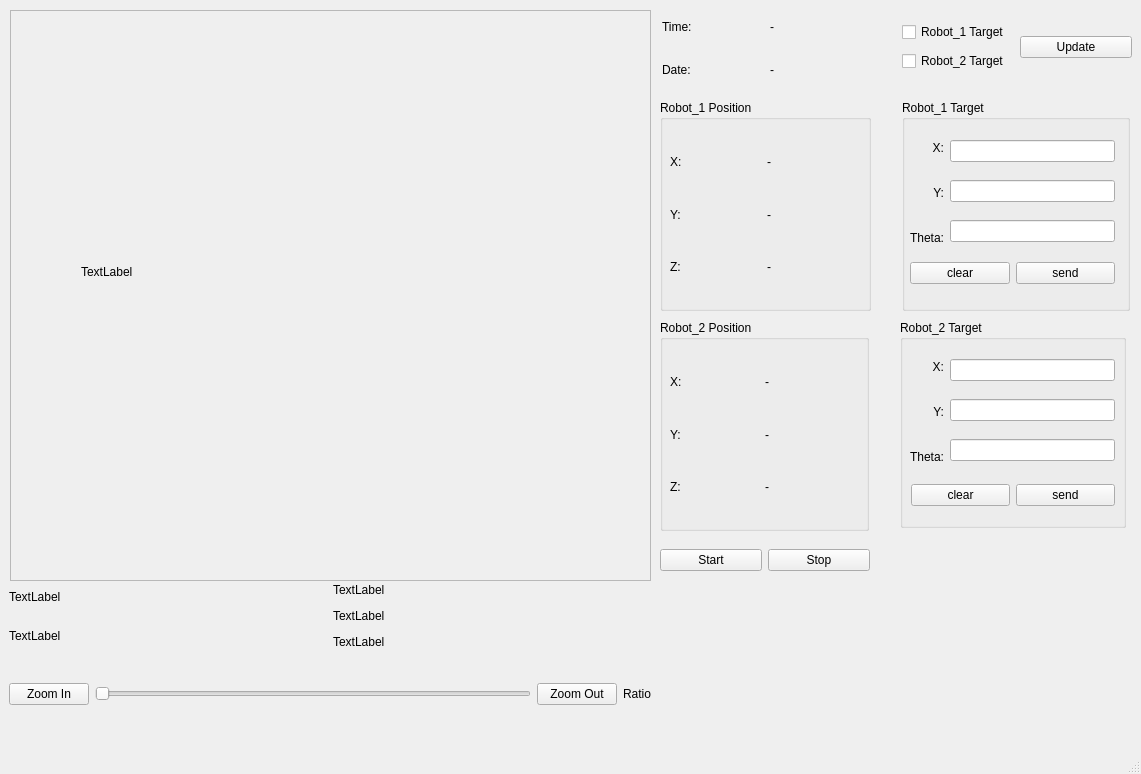
<?xml version="1.0" encoding="UTF-8"?>
<ui version="4.0">
 <class>MainWindow</class>
 <widget class="QMainWindow" name="MainWindow">
  <property name="geometry">
   <rect>
    <x>0</x>
    <y>0</y>
    <width>1141</width>
    <height>774</height>
   </rect>
  </property>
  <property name="windowTitle">
   <string>MainWindow</string>
  </property>
  <widget class="QWidget" name="centralwidget">
   <widget class="QWidget" name="horizontalLayoutWidget">
    <property name="geometry">
     <rect>
      <x>660</x>
      <y>540</y>
      <width>210</width>
      <height>40</height>
     </rect>
    </property>
    <layout class="QHBoxLayout" name="horizontalLayout_3">
     <item>
      <widget class="QPushButton" name="pushButton_start">
       <property name="text">
        <string>Start</string>
       </property>
      </widget>
     </item>
     <item>
      <widget class="QPushButton" name="pushButton_stop">
       <property name="text">
        <string>Stop</string>
       </property>
      </widget>
     </item>
    </layout>
   </widget>
   <widget class="QGroupBox" name="groupBox_robot_1">
    <property name="geometry">
     <rect>
      <x>660</x>
      <y>100</y>
      <width>211</width>
      <height>211</height>
     </rect>
    </property>
    <property name="title">
     <string>Robot_1 Position</string>
    </property>
    <widget class="QWidget" name="verticalLayoutWidget">
     <property name="geometry">
      <rect>
       <x>10</x>
       <y>39</y>
       <width>187</width>
       <height>151</height>
      </rect>
     </property>
     <layout class="QVBoxLayout" name="verticalLayout">
      <item>
       <layout class="QHBoxLayout" name="horizontalLayout_4">
        <item>
         <widget class="QLabel" name="label_4">
          <property name="text">
           <string>X:</string>
          </property>
         </widget>
        </item>
        <item>
         <widget class="QLabel" name="label_robot_1_x">
          <property name="text">
           <string>-</string>
          </property>
         </widget>
        </item>
       </layout>
      </item>
      <item>
       <layout class="QHBoxLayout" name="horizontalLayout_5">
        <item>
         <widget class="QLabel" name="label_5">
          <property name="text">
           <string>Y:</string>
          </property>
         </widget>
        </item>
        <item>
         <widget class="QLabel" name="label_robot_1_y">
          <property name="text">
           <string>-</string>
          </property>
         </widget>
        </item>
       </layout>
      </item>
      <item>
       <layout class="QHBoxLayout" name="horizontalLayout_6">
        <item>
         <widget class="QLabel" name="label_6">
          <property name="text">
           <string>Z:</string>
          </property>
         </widget>
        </item>
        <item>
         <widget class="QLabel" name="label_robot_1_z">
          <property name="text">
           <string>-</string>
          </property>
         </widget>
        </item>
       </layout>
      </item>
     </layout>
    </widget>
   </widget>
   <widget class="QGroupBox" name="groupBox_robot_2">
    <property name="geometry">
     <rect>
      <x>660</x>
      <y>320</y>
      <width>209</width>
      <height>211</height>
     </rect>
    </property>
    <property name="title">
     <string>Robot_2 Position</string>
    </property>
    <widget class="QWidget" name="verticalLayoutWidget_2">
     <property name="geometry">
      <rect>
       <x>10</x>
       <y>39</y>
       <width>184</width>
       <height>151</height>
      </rect>
     </property>
     <layout class="QVBoxLayout" name="verticalLayout_2">
      <item>
       <layout class="QHBoxLayout" name="horizontalLayout_7">
        <item>
         <widget class="QLabel" name="label_7">
          <property name="text">
           <string>X:</string>
          </property>
         </widget>
        </item>
        <item>
         <widget class="QLabel" name="label_robot_2_x">
          <property name="text">
           <string>-</string>
          </property>
         </widget>
        </item>
       </layout>
      </item>
      <item>
       <layout class="QHBoxLayout" name="horizontalLayout_8">
        <item>
         <widget class="QLabel" name="label_8">
          <property name="text">
           <string>Y:</string>
          </property>
         </widget>
        </item>
        <item>
         <widget class="QLabel" name="label_robot_2_y">
          <property name="text">
           <string>-</string>
          </property>
         </widget>
        </item>
       </layout>
      </item>
      <item>
       <layout class="QHBoxLayout" name="horizontalLayout_9">
        <item>
         <widget class="QLabel" name="label_9">
          <property name="text">
           <string>Z:</string>
          </property>
         </widget>
        </item>
        <item>
         <widget class="QLabel" name="label_robot_2_z">
          <property name="text">
           <string>-</string>
          </property>
         </widget>
        </item>
       </layout>
      </item>
     </layout>
    </widget>
   </widget>
   <widget class="QWidget" name="verticalLayoutWidget_3">
    <property name="geometry">
     <rect>
      <x>10</x>
      <y>10</y>
      <width>641</width>
      <height>571</height>
     </rect>
    </property>
    <layout class="QVBoxLayout" name="verticalLayout_3">
     <item>
      <widget class="QScrollArea" name="scrollArea">
       <property name="widgetResizable">
        <bool>true</bool>
       </property>
       <widget class="QWidget" name="scrollAreaWidgetContents">
        <property name="geometry">
         <rect>
          <x>0</x>
          <y>0</y>
          <width>637</width>
          <height>567</height>
         </rect>
        </property>
        <widget class="QLabel" name="label_Image">
         <property name="geometry">
          <rect>
           <x>70</x>
           <y>80</y>
           <width>491</width>
           <height>361</height>
          </rect>
         </property>
         <property name="text">
          <string>TextLabel</string>
         </property>
        </widget>
       </widget>
      </widget>
     </item>
    </layout>
   </widget>
   <widget class="QWidget" name="verticalLayoutWidget_6">
    <property name="geometry">
     <rect>
      <x>9</x>
      <y>580</y>
      <width>642</width>
      <height>150</height>
     </rect>
    </property>
    <layout class="QVBoxLayout" name="verticalLayout_6">
     <item>
      <layout class="QHBoxLayout" name="horizontalLayout_11">
       <item>
        <layout class="QVBoxLayout" name="verticalLayout_4">
         <item>
          <widget class="QLabel" name="label_image_origin_shape">
           <property name="text">
            <string>TextLabel</string>
           </property>
          </widget>
         </item>
         <item>
          <widget class="QLabel" name="label_image_current_shape">
           <property name="text">
            <string>TextLabel</string>
           </property>
          </widget>
         </item>
        </layout>
       </item>
       <item>
        <layout class="QVBoxLayout" name="verticalLayout_5">
         <item>
          <widget class="QLabel" name="label_click_pos">
           <property name="text">
            <string>TextLabel</string>
           </property>
          </widget>
         </item>
         <item>
          <widget class="QLabel" name="label_normal_pos">
           <property name="text">
            <string>TextLabel</string>
           </property>
          </widget>
         </item>
         <item>
          <widget class="QLabel" name="label_real_pos">
           <property name="text">
            <string>TextLabel</string>
           </property>
          </widget>
         </item>
        </layout>
       </item>
      </layout>
     </item>
     <item>
      <layout class="QHBoxLayout" name="horizontalLayout_10">
       <item>
        <widget class="QPushButton" name="pushButton_zoom_in">
         <property name="text">
          <string>Zoom In</string>
         </property>
        </widget>
       </item>
       <item>
        <widget class="QSlider" name="Slider_ImageSizeArea">
         <property name="orientation">
          <enum>Qt::Horizontal</enum>
         </property>
        </widget>
       </item>
       <item>
        <widget class="QPushButton" name="pushButton_zoom_out">
         <property name="text">
          <string>Zoom Out</string>
         </property>
        </widget>
       </item>
       <item>
        <widget class="QLabel" name="label_ratio">
         <property name="text">
          <string>Ratio</string>
         </property>
        </widget>
       </item>
      </layout>
     </item>
    </layout>
   </widget>
   <widget class="QWidget" name="verticalLayoutWidget_7">
    <property name="geometry">
     <rect>
      <x>662</x>
      <y>8</y>
      <width>210</width>
      <height>80</height>
     </rect>
    </property>
    <layout class="QVBoxLayout" name="verticalLayout_7">
     <item>
      <layout class="QHBoxLayout" name="horizontalLayout">
       <item>
        <widget class="QLabel" name="label_3">
         <property name="text">
          <string>Time:</string>
         </property>
        </widget>
       </item>
       <item>
        <widget class="QLabel" name="label_Time">
         <property name="text">
          <string>-</string>
         </property>
        </widget>
       </item>
      </layout>
     </item>
     <item>
      <layout class="QHBoxLayout" name="horizontalLayout_2">
       <item>
        <widget class="QLabel" name="label_2">
         <property name="text">
          <string>Date:</string>
         </property>
        </widget>
       </item>
       <item>
        <widget class="QLabel" name="label_Date">
         <property name="text">
          <string>-</string>
         </property>
        </widget>
       </item>
      </layout>
     </item>
    </layout>
   </widget>
   <widget class="QGroupBox" name="groupBox">
    <property name="geometry">
     <rect>
      <x>902</x>
      <y>100</y>
      <width>228</width>
      <height>211</height>
     </rect>
    </property>
    <property name="title">
     <string>Robot_1 Target</string>
    </property>
    <widget class="QWidget" name="horizontalLayoutWidget_6">
     <property name="geometry">
      <rect>
       <x>8</x>
       <y>155</y>
       <width>205</width>
       <height>37</height>
      </rect>
     </property>
     <layout class="QHBoxLayout" name="horizontalLayout_15">
      <item>
       <widget class="QPushButton" name="pushButton_robot_1_clear">
        <property name="text">
         <string>clear</string>
        </property>
       </widget>
      </item>
      <item>
       <widget class="QPushButton" name="pushButton_robot_1_send">
        <property name="text">
         <string>send</string>
        </property>
       </widget>
      </item>
     </layout>
    </widget>
    <widget class="QWidget" name="horizontalLayoutWidget_3">
     <property name="geometry">
      <rect>
       <x>8</x>
       <y>28</y>
       <width>205</width>
       <height>129</height>
      </rect>
     </property>
     <layout class="QHBoxLayout" name="horizontalLayout_12">
      <item>
       <layout class="QVBoxLayout" name="verticalLayout_9">
        <item>
         <widget class="QLabel" name="label">
          <property name="layoutDirection">
           <enum>Qt::LeftToRight</enum>
          </property>
          <property name="text">
           <string>X:</string>
          </property>
          <property name="alignment">
           <set>Qt::AlignRight|Qt::AlignTrailing|Qt::AlignVCenter</set>
          </property>
         </widget>
        </item>
        <item>
         <widget class="QLabel" name="label_10">
          <property name="text">
           <string>Y:</string>
          </property>
          <property name="alignment">
           <set>Qt::AlignRight|Qt::AlignTrailing|Qt::AlignVCenter</set>
          </property>
         </widget>
        </item>
        <item>
         <widget class="QLabel" name="label_11">
          <property name="text">
           <string>Theta:</string>
          </property>
          <property name="alignment">
           <set>Qt::AlignRight|Qt::AlignTrailing|Qt::AlignVCenter</set>
          </property>
         </widget>
        </item>
       </layout>
      </item>
      <item>
       <layout class="QVBoxLayout" name="verticalLayout_10">
        <item>
         <widget class="QLineEdit" name="lineEdit"/>
        </item>
        <item>
         <widget class="QLineEdit" name="lineEdit_2"/>
        </item>
        <item>
         <widget class="QLineEdit" name="lineEdit_3"/>
        </item>
       </layout>
      </item>
     </layout>
    </widget>
   </widget>
   <widget class="QGroupBox" name="groupBox_2">
    <property name="geometry">
     <rect>
      <x>900</x>
      <y>320</y>
      <width>226</width>
      <height>208</height>
     </rect>
    </property>
    <property name="title">
     <string>Robot_2 Target</string>
    </property>
    <widget class="QWidget" name="horizontalLayoutWidget_4">
     <property name="geometry">
      <rect>
       <x>10</x>
       <y>27</y>
       <width>205</width>
       <height>129</height>
      </rect>
     </property>
     <layout class="QHBoxLayout" name="horizontalLayout_13">
      <item>
       <layout class="QVBoxLayout" name="verticalLayout_11">
        <item>
         <widget class="QLabel" name="label_12">
          <property name="layoutDirection">
           <enum>Qt::LeftToRight</enum>
          </property>
          <property name="text">
           <string>X:</string>
          </property>
          <property name="alignment">
           <set>Qt::AlignRight|Qt::AlignTrailing|Qt::AlignVCenter</set>
          </property>
         </widget>
        </item>
        <item>
         <widget class="QLabel" name="label_13">
          <property name="text">
           <string>Y:</string>
          </property>
          <property name="alignment">
           <set>Qt::AlignRight|Qt::AlignTrailing|Qt::AlignVCenter</set>
          </property>
         </widget>
        </item>
        <item>
         <widget class="QLabel" name="label_14">
          <property name="text">
           <string>Theta:</string>
          </property>
          <property name="alignment">
           <set>Qt::AlignRight|Qt::AlignTrailing|Qt::AlignVCenter</set>
          </property>
         </widget>
        </item>
       </layout>
      </item>
      <item>
       <layout class="QVBoxLayout" name="verticalLayout_12">
        <item>
         <widget class="QLineEdit" name="lineEdit_5"/>
        </item>
        <item>
         <widget class="QLineEdit" name="lineEdit_6"/>
        </item>
        <item>
         <widget class="QLineEdit" name="lineEdit_7"/>
        </item>
       </layout>
      </item>
     </layout>
    </widget>
    <widget class="QWidget" name="horizontalLayoutWidget_5">
     <property name="geometry">
      <rect>
       <x>11</x>
       <y>155</y>
       <width>204</width>
       <height>41</height>
      </rect>
     </property>
     <layout class="QHBoxLayout" name="horizontalLayout_14">
      <item>
       <widget class="QPushButton" name="pushButton_robot_2_clear">
        <property name="text">
         <string>clear</string>
        </property>
       </widget>
      </item>
      <item>
       <widget class="QPushButton" name="pushButton_robot_2_send">
        <property name="text">
         <string>send</string>
        </property>
       </widget>
      </item>
     </layout>
    </widget>
   </widget>
   <widget class="QWidget" name="">
    <property name="geometry">
     <rect>
      <x>902</x>
      <y>19</y>
      <width>230</width>
      <height>56</height>
     </rect>
    </property>
    <layout class="QHBoxLayout" name="horizontalLayout_16">
     <item>
      <layout class="QVBoxLayout" name="verticalLayout_8">
       <item>
        <widget class="QCheckBox" name="checkBox_robot_1">
         <property name="text">
          <string>Robot_1 Target</string>
         </property>
        </widget>
       </item>
       <item>
        <widget class="QCheckBox" name="checkBox_robot_2">
         <property name="text">
          <string>Robot_2 Target</string>
         </property>
        </widget>
       </item>
      </layout>
     </item>
     <item>
      <widget class="QPushButton" name="pushButton_update">
       <property name="text">
        <string>Update</string>
       </property>
      </widget>
     </item>
    </layout>
   </widget>
  </widget>
  <widget class="QStatusBar" name="statusbar"/>
 </widget>
 <resources/>
 <connections/>
</ui>
